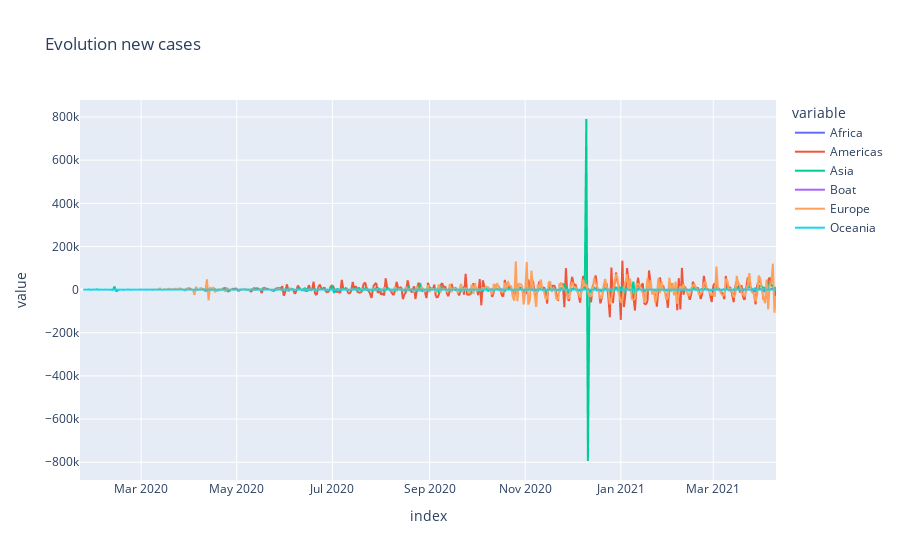

Notebook cell for this chart:
### Code cell
px.line(covid_19.diff().diff(), y=covid_19.columns, title='Evolution new cases')

### Figure 1 — Plotly figure (JSON) as saved in the notebook; plotly's stock layout.template omitted (floating-point values rounded to 4 significant figures; data arrays with more than 128 entries replaced by an {"elided": "..."} marker saying what was removed)
{"data": [{"hovertemplate": "variable=Africa<br>index=%{x}<br>value=%{y}<extra></extra>", "legendgroup": "Africa", "line": {"color": "#636efa", "dash": "solid"}, "marker": {"symbol": "circle"}, "mode": "lines", "name": "Africa", "showlegend": true, "type": "scattergl", "x": {"elided": "445 str values"}, "xaxis": "x", "y": {"elided": "445 int values"}, "yaxis": "y"}, {"hovertemplate": "variable=Americas<br>index=%{x}<br>value=%{y}<extra></extra>", "legendgroup": "Americas", "line": {"color": "#EF553B", "dash": "solid"}, "marker": {"symbol": "circle"}, "mode": "lines", "name": "Americas", "showlegend": true, "type": "scattergl", "x": {"elided": "445 str values"}, "xaxis": "x", "y": {"elided": "445 int values"}, "yaxis": "y"}, {"hovertemplate": "variable=Asia<br>index=%{x}<br>value=%{y}<extra></extra>", "legendgroup": "Asia", "line": {"color": "#00cc96", "dash": "solid"}, "marker": {"symbol": "circle"}, "mode": "lines", "name": "Asia", "showlegend": true, "type": "scattergl", "x": {"elided": "445 str values"}, "xaxis": "x", "y": {"elided": "445 int values"}, "yaxis": "y"}, {"hovertemplate": "variable=Boat<br>index=%{x}<br>value=%{y}<extra></extra>", "legendgroup": "Boat", "line": {"color": "#ab63fa", "dash": "solid"}, "marker": {"symbol": "circle"}, "mode": "lines", "name": "Boat", "showlegend": true, "type": "scattergl", "x": {"elided": "445 str values"}, "xaxis": "x", "y": {"elided": "445 int values"}, "yaxis": "y"}, {"hovertemplate": "variable=Europe<br>index=%{x}<br>value=%{y}<extra></extra>", "legendgroup": "Europe", "line": {"color": "#FFA15A", "dash": "solid"}, "marker": {"symbol": "circle"}, "mode": "lines", "name": "Europe", "showlegend": true, "type": "scattergl", "x": {"elided": "445 str values"}, "xaxis": "x", "y": {"elided": "445 int values"}, "yaxis": "y"}, {"hovertemplate": "variable=Oceania<br>index=%{x}<br>value=%{y}<extra></extra>", "legendgroup": "Oceania", "line": {"color": "#19d3f3", "dash": "solid"}, "marker": {"symbol": "circle"}, "mode": "lines", "name": "Oceania", "showlegend": true, "type": "scattergl", "x": {"elided": "445 str values"}, "xaxis": "x", "y": {"elided": "445 int values"}, "yaxis": "y"}], "layout": {"legend": {"title": {"text": "variable"}, "tracegroupgap": 0}, "title": {"text": "Evolution new cases"}, "xaxis": {"anchor": "y", "domain": [0, 1], "title": {"text": "index"}}, "yaxis": {"anchor": "x", "domain": [0, 1], "title": {"text": "value"}}}}
